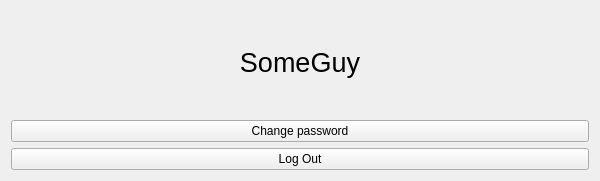
<?xml version="1.0" encoding="UTF-8"?>
<ui version="4.0">
 <class>UserSelfEditClass</class>
 <widget class="QWidget" name="UserSelfEditClass">
  <property name="geometry">
   <rect>
    <x>0</x>
    <y>0</y>
    <width>600</width>
    <height>181</height>
   </rect>
  </property>
  <property name="windowTitle">
   <string>UserSelfEdit</string>
  </property>
  <layout class="QVBoxLayout" name="verticalLayout">
   <item>
    <widget class="QLabel" name="nickname">
     <property name="font">
      <font>
       <pointsize>20</pointsize>
      </font>
     </property>
     <property name="text">
      <string>SomeGuy</string>
     </property>
     <property name="alignment">
      <set>Qt::AlignCenter</set>
     </property>
    </widget>
   </item>
   <item>
    <widget class="QPushButton" name="changePassword">
     <property name="text">
      <string>Change password</string>
     </property>
    </widget>
   </item>
   <item>
    <widget class="QPushButton" name="exit">
     <property name="text">
      <string>Log Out</string>
     </property>
    </widget>
   </item>
  </layout>
 </widget>
 <layoutdefault spacing="6" margin="11"/>
 <resources>
  <include location="Authorization.qrc"/>
 </resources>
 <connections/>
</ui>
